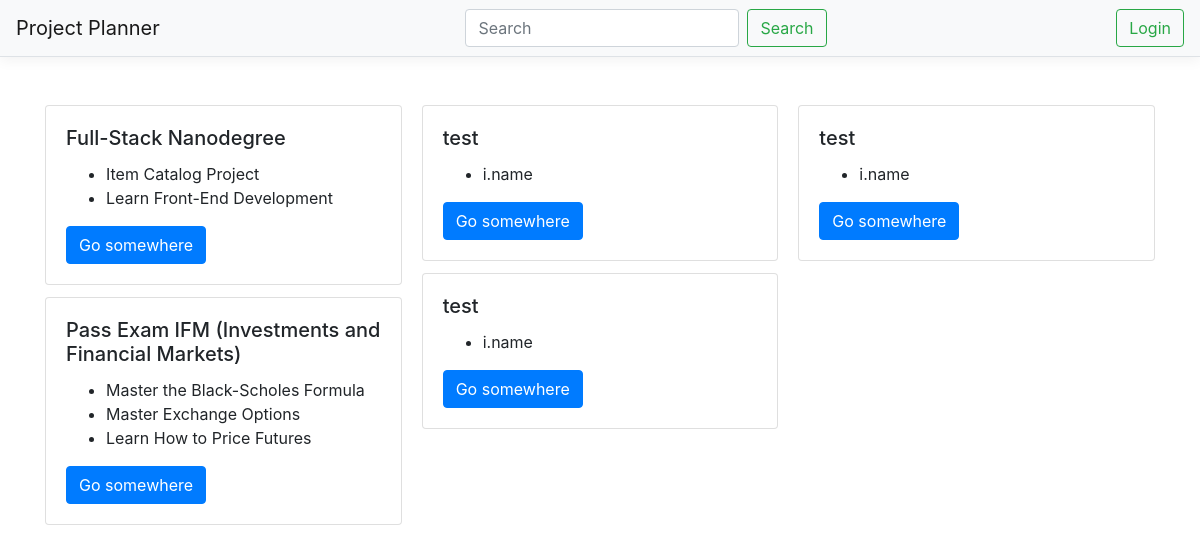
The app's page /project/ with its own data.
### n_database_setup.py (models this page shows, shortened)
class Project(Base):
    __tablename__ = 'project'
    id = Column(Integer, primary_key=True)
    name = Column(String(250), nullable=False)
    items = relationship("Item", order_by="Item.id")

class Item(Base):
    __tablename__ = 'item'
    id = Column(Integer, primary_key=True)
    name = Column(String(80), nullable=False)
    description = Column(String(250))
    project_id = Column(Integer, ForeignKey('project.id'))
    project = relationship(Project)

### n_final.py (the view)
@app.route('/')
@app.route('/project/')
def showProjects():
    projects = session.query(Project).all()
    return render_template('catalog-main.html', projects=projects)

### templates/catalog-main.html (shortened to what this page needs)
<!DOCTYPE html>
<html>
<head>
  <link rel="stylesheet" href="https://maxcdn.bootstrapcdn.com/bootstrap/4.0.0/css/bootstrap.min.css"
>
</head>
<body>
  <nav class="navbar navbar-expand-lg navbar-light bg-light border-bottom box-shadow">
    <a class="navbar-brand" href="#">Project Planner</a>
    <form class="form-inline my-2 my-lg-0 ml-auto">
      <input class="form-control mr-sm-2" type="search" placeholder="Search" aria-label="Search">
      <button class="btn btn-outline-success my-2 my-sm-0" type="submit">Search</button>
    </form>
    <form class="form-inline my-2 my-lg-0 ml-auto">
      <a class="btn btn-outline-success my-2 my-sm-0" href="/login">Login</a>
    </form>
  </nav>
  <br>
  <br>
  <div class="container">
    <div class="card-columns">
      {% for p in projects %}
      <div class="card">
        <div class="card-body">
          <h5 class="card-title">{{p.name}}</h5>
          <ul>
            {% for i in p.items %}
            <li class="card-text">{{i.name}}</li>
            {% endfor %}
          </ul>
          <a href="#" class="btn btn-primary">Go somewhere</a>
        </div>
      </div>
      {% endfor %}
      <div class="card">
        <div class="card-body">
          <h5 class="card-title">test</h5>
          <ul>
            <li class="card-text">i.name</li>
          </ul>
          <a href="#" class="btn btn-primary">Go somewhere</a>
        </div>
      </div>
      <div class="card">
        <div class="card-body">
          <h5 class="card-title">test</h5>
          <ul>
            <li class="card-text">i.name</li>
          </ul>
          <a href="#" class="btn btn-primary">Go somewhere</a>
        </div>
      </div>
      <div class="card">
        <div class="card-body">
          <h5 class="card-title">test</h5>
          <ul>
            <li class="card-text">i.name</li>
          </ul>
          <a href="#" class="btn btn-primary">Go somewhere</a>
        </div>
      </div>
    </div>
  </div>
</body>
</html>

### templates/catalog-main.html (style rules this page uses)
.border-bottom { border-bottom: 1px solid #e5e5e5; }
.box-shadow { box-shadow: 0 .25rem .75rem rgba(0, 0, 0, .05); }

### records on screen
Project: name "Full-Stack Nanodegree"
Item: name "Item Catalog Project"
Item: name "Learn Front-End Development"
Project: name "Pass Exam IFM (Investments and Financial Markets)"
Item: name "Master the Black-Scholes Formula"
Item: name "Master Exchange Options"
Item: name "Learn How to Price Futures"
